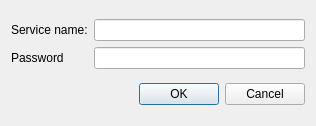
<?xml version="1.0" encoding="UTF-8"?>
<ui version="4.0">
    <class>Dialog</class>
    <widget class="QDialog" name="Dialog">
        <property name="enabled">
            <bool>true</bool>
        </property>
        <property name="geometry">
            <rect>
                <x>0</x>
                <y>0</y>
                <width>316</width>
                <height>126</height>
            </rect>
        </property>
        <property name="windowTitle">
            <string>Dialog</string>
        </property>
        <layout class="QVBoxLayout" name="verticalLayout">
            <item>
                <layout class="QGridLayout" name="gridLayout_2">
                    <item row="1" column="0">
                        <widget class="QLabel" name="label_6">
                            <property name="text">
                                <string>Password</string>
                            </property>
                        </widget>
                    </item>
                    <item row="1" column="1">
                        <widget class="QLineEdit" name="lineEditPassword">
                            <property name="echoMode">
                                <enum>QLineEdit::Password</enum>
                            </property>
                            <property name="placeholderText">
                                <string/>
                            </property>
                        </widget>
                    </item>
                    <item row="0" column="1">
                        <widget class="QLineEdit" name="lineEditName"/>
                    </item>
                    <item row="0" column="0">
                        <widget class="QLabel" name="label_7">
                            <property name="text">
                                <string>Service name:</string>
                            </property>
                        </widget>
                    </item>
                </layout>
            </item>
            <item>
                <widget class="QDialogButtonBox" name="buttonBox">
                    <property name="orientation">
                        <enum>Qt::Horizontal</enum>
                    </property>
                    <property name="standardButtons">
                        <set>QDialogButtonBox::Cancel|QDialogButtonBox::Ok</set>
                    </property>
                </widget>
            </item>
        </layout>
    </widget>
    <resources/>
    <connections>
        <connection>
            <sender>buttonBox</sender>
            <signal>accepted()</signal>
            <receiver>Dialog</receiver>
            <slot>accept()</slot>
            <hints>
                <hint type="sourcelabel">
                    <x>248</x>
                    <y>254</y>
                </hint>
                <hint type="destinationlabel">
                    <x>157</x>
                    <y>274</y>
                </hint>
            </hints>
        </connection>
        <connection>
            <sender>buttonBox</sender>
            <signal>rejected()</signal>
            <receiver>Dialog</receiver>
            <slot>reject()</slot>
            <hints>
                <hint type="sourcelabel">
                    <x>316</x>
                    <y>260</y>
                </hint>
                <hint type="destinationlabel">
                    <x>286</x>
                    <y>274</y>
                </hint>
            </hints>
        </connection>
    </connections>
</ui>
